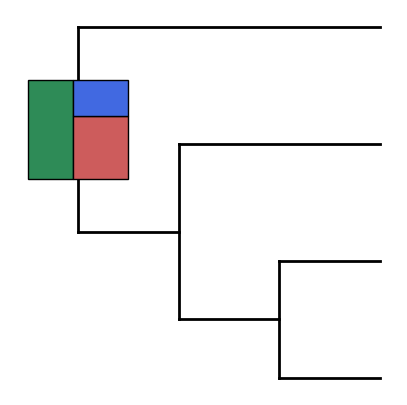

Write the Python code that produced this figure.
import baltic as bt
from baltic import bt_utils

import matplotlib as mpl
from matplotlib import pyplot as plt
from matplotlib.gridspec import GridSpec

mpl.use("Agg")

fig = plt.figure(figsize=(5,5),facecolor='w')
gs = GridSpec(1,1)

ax = plt.subplot(gs[0])

state_set = ["Lithuania", "Latvia", "Estonia"]
state_probs = [0.45, 0.35, 0.2]

treestring = '((("A":1,"B":1):1,"C":2):1,"D":3);'
ll = bt.make_tree(treestring, 'divergence')
ll.root.traits = {'location.states.set': state_set, 'location.states.set.prob': state_probs}
ll.treeStats()

state_colours = {'Lithuania': 'seagreen', 'Latvia': 'indianred', 'Estonia': 'royalblue', 'other': 'lightgray'}

ll.plot_tree(ax)
bt_utils.plot_node_treemap(ax = ax, node = ll.root, traitName = 'location.states', traitColourDict = state_colours, height = 0.85, width = 1, other_thres = 0.005, ec = 'k')

bt_utils.clean_axes(ax)

plt.savefig('basic-tree-treemap.png', bbox_inches='tight')
